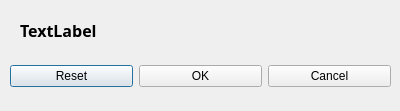
<ui version="4.0" >
 <author></author>
 <comment></comment>
 <exportmacro></exportmacro>
 <class>CSimpleDialog</class>
 <widget class="QDialog" name="CSimpleDialog" >
  <property name="geometry" >
   <rect>
    <x>0</x>
    <y>0</y>
    <width>400</width>
    <height>111</height>
   </rect>
  </property>
  <property name="windowTitle" >
   <string>Simple Dialog</string>
  </property>
  <widget class="QWidget" name="layoutWidget" >
   <property name="geometry" >
    <rect>
     <x>10</x>
     <y>60</y>
     <width>381</width>
     <height>33</height>
    </rect>
   </property>
   <layout class="QHBoxLayout" >
    <property name="margin" >
     <number>0</number>
    </property>
    <property name="spacing" >
     <number>6</number>
    </property>
    <item>
     <widget class="QPushButton" name="m_pResetButton" >
      <property name="text" >
       <string>Reset</string>
      </property>
     </widget>
    </item>
    <item>
     <widget class="QPushButton" name="m_pOkButton" >
      <property name="text" >
       <string>OK</string>
      </property>
     </widget>
    </item>
    <item>
     <widget class="QPushButton" name="m_pCancelButton" >
      <property name="text" >
       <string>Cancel</string>
      </property>
     </widget>
    </item>
   </layout>
  </widget>
  <widget class="QLabel" name="m_pLabel" >
   <property name="geometry" >
    <rect>
     <x>20</x>
     <y>20</y>
     <width>361</width>
     <height>21</height>
    </rect>
   </property>
   <property name="font" >
    <font>
     <family>Sans Serif</family>
     <pointsize>12</pointsize>
     <weight>75</weight>
     <italic>false</italic>
     <bold>true</bold>
     <underline>false</underline>
     <strikeout>false</strikeout>
    </font>
   </property>
   <property name="text" >
    <string>TextLabel</string>
   </property>
  </widget>
 </widget>
 <pixmapfunction></pixmapfunction>
 <resources/>
 <connections>
  <connection>
   <sender>m_pCancelButton</sender>
   <signal>clicked()</signal>
   <receiver>CSimpleDialog</receiver>
   <slot>close()</slot>
   <hints>
    <hint type="sourcelabel" >
     <x>309</x>
     <y>78</y>
    </hint>
    <hint type="destinationlabel" >
     <x>194</x>
     <y>136</y>
    </hint>
   </hints>
  </connection>
  <connection>
   <sender>m_pResetButton</sender>
   <signal>clicked()</signal>
   <receiver>m_pLabel</receiver>
   <slot>clear()</slot>
   <hints>
    <hint type="sourcelabel" >
     <x>133</x>
     <y>73</y>
    </hint>
    <hint type="destinationlabel" >
     <x>77</x>
     <y>25</y>
    </hint>
   </hints>
  </connection>
 </connections>
</ui>
